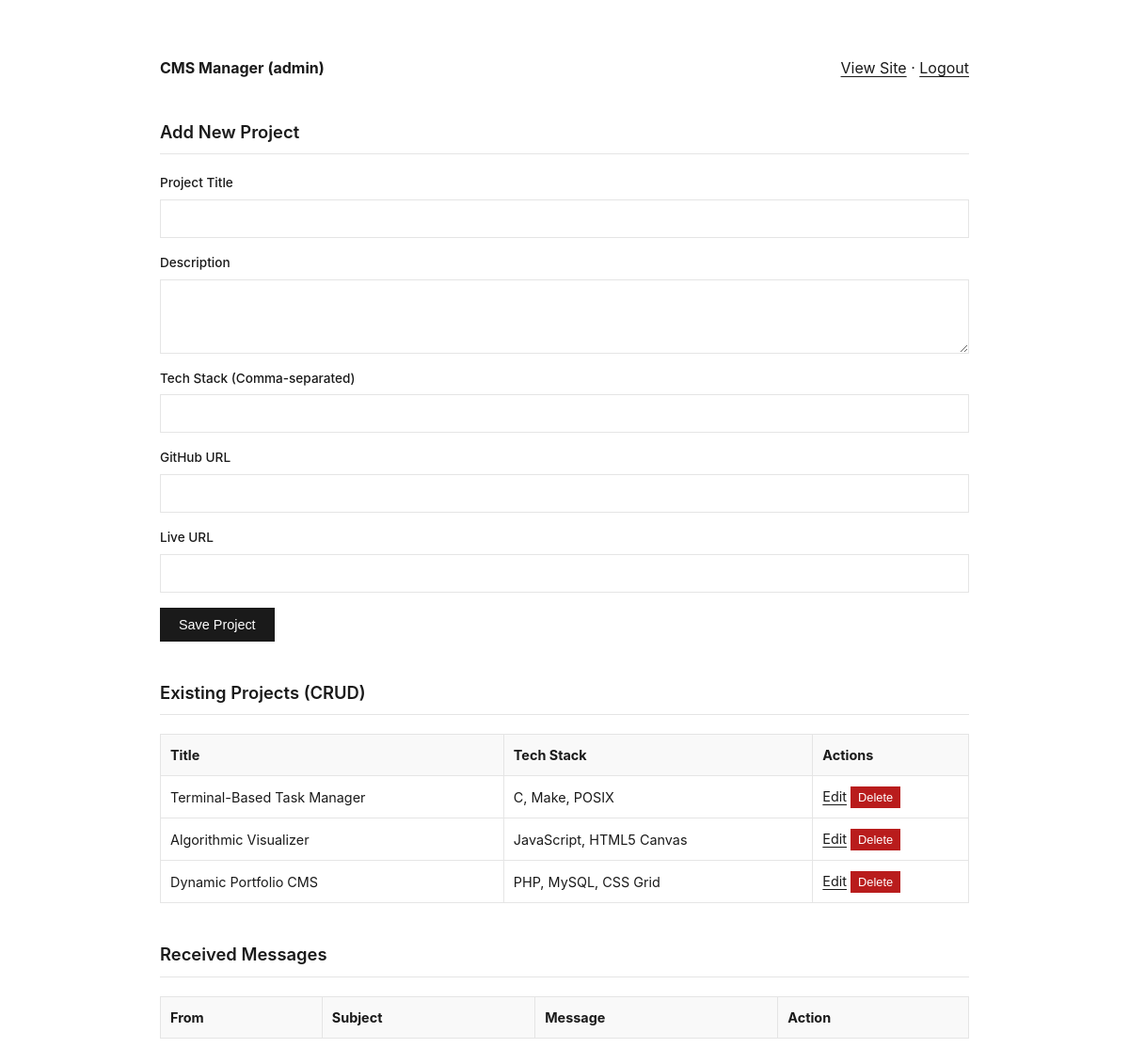
Page /admin/dashboard.php (signed in) on the committed database.
### tables this page shows
CREATE TABLE IF NOT EXISTS projects (
    id INT AUTO_INCREMENT PRIMARY KEY,
    title VARCHAR(100) NOT NULL,
    description TEXT NOT NULL,
    tech_stack VARCHAR(150) NOT NULL,
    github_url VARCHAR(255) NULL,
    live_url VARCHAR(255) NULL,
    created_at TIMESTAMP DEFAULT CURRENT_TIMESTAMP
);

### config/db.php (called while the page is built, shortened)
<?php
function sanitize($data) {
    return htmlspecialchars(trim($data), ENT_QUOTES, 'UTF-8');
}

### admin/dashboard.php (the view, shortened to what this page needs)
<?php
require_once __DIR__ . '/../config/db.php';
$pdo = getDBConnection();
$projects = $pdo->query("SELECT * FROM projects ORDER BY created_at DESC")->fetchAll();
$edit_project = null;
?>
<!DOCTYPE html>
<html lang="en">
<head>
  <link rel="stylesheet" href="../assets/css/style.css">
</head>
<body>
  <div class="container" style="max-width: 900px;">
    <nav class="admin-nav">
      <strong>CMS Manager (<?= sanitize($_SESSION['admin_username']) ?>)</strong>
      <div>
        <a href="../index.php" target="_blank">View Site</a> &middot;
        <a href="logout.php">Logout</a>
      </div>
    </nav>
    <h2><?= $edit_project ? 'Edit Project' : 'Add New Project' ?></h2>
    <form method="POST" action="dashboard.php">
      <div class="form-group">
        <label>Project Title</label>
        <input type="text" name="title" value="<?= $edit_project ? sanitize($edit_project['title']) : '' ?>" required>
      </div>
      <div class="form-group">
        <label>Description</label>
        <textarea name="description" rows="3" required><?= $edit_project ? sanitize($edit_project['description']) : '' ?></textarea>
      </div>
      <div class="form-group">
        <label>Tech Stack (Comma-separated)</label>
        <input type="text" name="tech_stack" value="<?= $edit_project ? sanitize($edit_project['tech_stack']) : '' ?>" required>
      </div>
      <div class="form-group">
        <label>GitHub URL</label>
        <input type="url" name="github_url" value="<?= $edit_project ? sanitize($edit_project['github_url']) : '' ?>">
      </div>
      <div class="form-group">
        <label>Live URL</label>
        <input type="url" name="live_url" value="<?= $edit_project ? sanitize($edit_project['live_url']) : '' ?>">
      </div>
      <button type="submit"><?= $edit_project ? 'Update Project' : 'Save Project' ?></button>
    </form>
    <h2>Existing Projects (CRUD)</h2>
    <table class="admin-table">
      <thead>
        <tr>
          <th>Title</th>
          <th>Tech Stack</th>
          <th>Actions</th>
        </tr>
      </thead>
      <tbody>
        <?php foreach ($projects as $p): ?>
          <tr>
            <td><?= sanitize($p['title']) ?></td>
            <td><?= sanitize($p['tech_stack']) ?></td>
            <td>
              <a href="dashboard.php?edit=<?= $p['id'] ?>">Edit</a>
              <form method="POST" style="display:inline;" onsubmit="return confirm('Delete this project?');">
                <button type="submit" class="btn-delete">Delete</button>
              </form>
            </td>
          </tr>
        <?php endforeach; ?>
      </tbody>
    </table>
    <h2>Received Messages</h2>
    <table class="admin-table">
      <thead>
        <tr>
          <th>From</th>
          <th>Subject</th>
          <th>Message</th>
          <th>Action</th>
        </tr>
      </thead>
    </table>
  </div>
</body>
</html>

### assets/css/style.css (style rules this page uses)
:root { --bg: #ffffff; --text: #1a1a1a; --muted: #666666; --border: #e5e5e5; --accent: #000000; --danger: #b91c1c; --font-main: -apple-system, BlinkMacSystemFont, "Inter", "Segoe UI", Roboto, sans-serif; --font-mono: "JetBrains Mono", Consolas, monospace; }
* { box-sizing: border-box; margin: 0; padding: 0; }
body { background-color: var(--bg); color: var(--text); font-family: var(--font-main); line-height: 1.6; font-size: 16px; -webkit-font-smoothing: antialiased; }
.container { max-width: 720px; margin: 0 auto; padding: 60px 20px; }
h2 { font-size: 1.15rem; font-weight: 600; margin: 40px 0 20px 0; padding-bottom: 8px; border-bottom: 1px solid var(--border); }
a { color: var(--text); text-decoration: underline; text-underline-offset: 3px; }
form { display: flex; flex-direction: column; gap: 16px; }
.form-group { display: flex; flex-direction: column; gap: 6px; }
label { font-size: 0.85rem; font-weight: 500; }
input, textarea { background: transparent; border: 1px solid var(--border); color: var(--text); padding: 10px 12px; font-family: inherit; font-size: 0.95rem; border-radius: 0; }
button { background: var(--text); color: var(--bg); border: none; padding: 10px 20px; font-size: 0.9rem; font-weight: 500; cursor: pointer; align-self: flex-start; border-radius: 0; }
.admin-table { width: 100%; border-collapse: collapse; margin-top: 15px; font-size: 0.9rem; }
.admin-table th, .admin-table td { border: 1px solid var(--border); padding: 10px; text-align: left; }
.admin-table th { background: rgba(128, 128, 128, 0.05); }
.btn-delete { background: var(--danger); color: #fff; padding: 4px 8px; font-size: 0.8rem; }
nav.admin-nav { display: flex; justify-content: space-between; align-items: center; margin-bottom: 30px; }

### rows in the picture
projects: title "Terminal-Based Task Manager", tech_stack "C, Make, POSIX"
projects: title "Algorithmic Visualizer", tech_stack "JavaScript, HTML5 Canvas"
projects: title "Dynamic Portfolio CMS", tech_stack "PHP, MySQL, CSS Grid"

### other values in the picture
$_SESSION['admin_username'] "admin"
